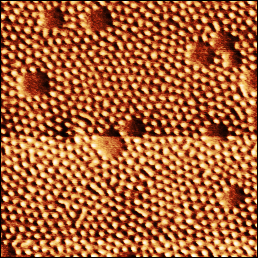
#> input picture Cnn_classifier_test/dots.png, 258 x 258 px
$ python -i 3.colorwheel.py   (imports and definitions only)
#> lines starting #> are read from the running program, lines starting #| are printed output that depends on the picture
"""
Color Wheel Analysis Module
This module performs orientation-based color wheel analysis for line patterns in AFM images.
"""

import math
import os
import random
from collections import deque
from pathlib import Path

import cv2
import numpy as np
from PIL import Image, ImageEnhance, ImageFilter
from sklearn.cluster import KMeans
from skimage import measure
from skimage.morphology import skeletonize


# [7 lines left out: function check_cupy_available, not called in this run]


def compute_average_angle(image_path):
    """
    Compute the average orientation angle of line features in the image.

    Args:
        image_path: Path to the image file

    Returns:
        Average angle in degrees
    """
#> called with image_path = '../Cnn_classifier_test/dots.png'
    image = cv2.imread(str(image_path), cv2.IMREAD_GRAYSCALE)
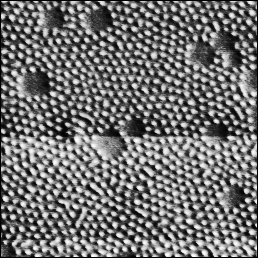
#> image: shape (258, 258); min 0, max 255, mean 114
    blurred_img = cv2.GaussianBlur(image, (3, 3), 0)
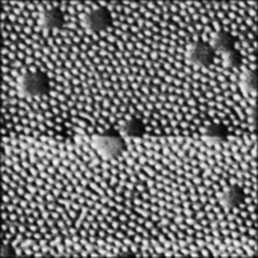
#> blurred_img: shape (258, 258); min 2, max 249, mean 114.4
    skeleton = skeletonize(blurred_img // 255, method='lee').astype(np.uint8) * 255
#> skeleton: shape (258, 258); every value is 0
    _, binary_skeleton = cv2.threshold(skeleton, 1, 255, cv2.THRESH_BINARY)
    contours, _ = cv2.findContours(binary_skeleton, cv2.RETR_EXTERNAL, cv2.CHAIN_APPROX_NONE)
#> contours = []

    angles = []
    for contour in contours:
        for i in range(0, len(contour) - 10, 10):
            subcontour = contour[i:i+10]
            if len(subcontour) >= 2:
                dx = subcontour[-1][0][0] - subcontour[0][0][0]
                dy = subcontour[-1][0][1] - subcontour[0][0][1]
                angles.append(math.degrees(math.atan2(dy, dx)))
#> this loop made 0 passes
#> after the loop, angles = []

    return sum(angles) / len(angles) if angles else 0


class ColorWheelProcessor:
    """Process images with orientation-dependent color wheel."""

    # [105 lines left out: functions __init__, process_image, _bldclrwhl, _nofft, not called in this run]


class PhaseSubtraction:
    """Subtract one phase from color wheel image to isolate single phase."""

    # [25 lines left out: functions __init__, subtract_black_from_input, not called in this run]


class ColorMaskProcessor:
    """Create orientation-based masks using k-means clustering on colors."""

    # [63 lines left out: functions __init__, create_color_mask, save_masks_as_images, remove_small_clusters, process_image, not called in this run]


class GrainFinder:
    """Find and colorize individual grains in orientation masks."""

    # [208 lines left out: functions __init__, group_pixels, process_image, analyze_image, not called in this run]

>>> result = compute_average_angle('../Cnn_classifier_test/dots.png')
#> result = 0

$ run again, on Cnn_classifier_test/mixed.png
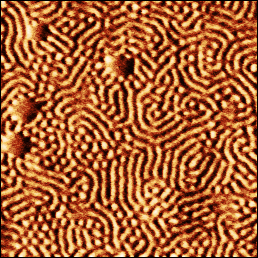
#> input picture Cnn_classifier_test/mixed.png, 258 x 258 px
#> in compute_average_angle, `image = cv2.imread(str(image_path), cv2.IMREAD_GRAYSCALE)`:
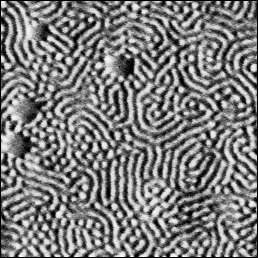
#> image: shape (258, 258); min 0, max 255, mean 123.3
#> in compute_average_angle, `blurred_img = cv2.GaussianBlur(image, (3, 3), 0)`:
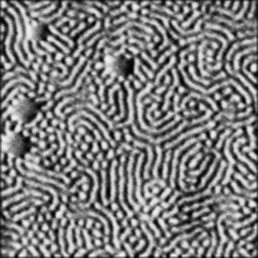
#> blurred_img: shape (258, 258); min 0, max 245, mean 123.9
#> skeleton: shape (258, 258); every value is 0
#> contours = []
#> result = 0
